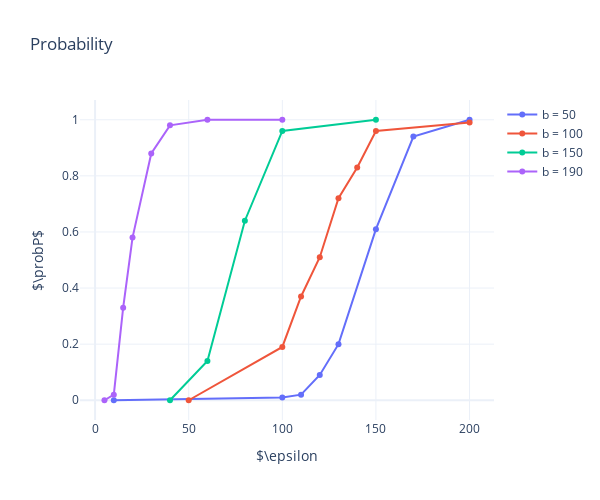

Notebook code for this chart:
### Markdown cell above
Result

### Code cell
probs = pd.DataFrame([

    (50, 10, 0),
    (50, 100, 0.01),
    (50, 110, 0.02),
    (50, 120, 0.09),
    (50, 130, 0.20),
    (50, 150, 0.61),
    (50, 170, 0.94),
    (50, 200, 1),


    (100, 50, 0),
    (100, 100, 0.19),
    (100, 110, 0.37),
    (100, 120, 0.51),
    (100, 130, 0.72),
    (100, 140, 0.83),
    (100, 150, 0.96),
    (100, 200, 0.99),


    (150, 40, 0),
    (150, 60, 0.14),
    (150, 80, 0.64),
    (150, 100, 0.96),
    (150, 150, 1),


    (190, 5, 0),
    (190, 10, 0.02),
    (190, 15, 0.33),
    (190, 20, 0.58),
    (190, 30, 0.88),
    (190, 40, 0.98),
    (190, 60, 1),
    (190, 100, 1)

], columns =['b','eps','p'])



fig = get_white_fig()
fig.update_layout(title=f"Probability")
fig.update_layout(xaxis={"title": r'$\epsilon'}, yaxis={
                      "title": r'$\probP$'})
for curb, points in probs.groupby("b"):
    fig.add_trace(go.Scatter(x=points.eps, 
                             y=points.p, name=f"b = {curb}"))
    
fig.show()

### Figure 1 — Plotly figure (JSON) as saved in the notebook; plotly's stock layout.template omitted (floating-point values rounded to 4 significant figures)
{"data": [{"name": "b = 50", "type": "scatter", "x": [10, 100, 110, 120, 130, 150, 170, 200], "y": [0, 0.01, 0.02, 0.09, 0.2, 0.61, 0.94, 1]}, {"name": "b = 100", "type": "scatter", "x": [50, 100, 110, 120, 130, 140, 150, 200], "y": [0, 0.19, 0.37, 0.51, 0.72, 0.83, 0.96, 0.99]}, {"name": "b = 150", "type": "scatter", "x": [40, 60, 80, 100, 150], "y": [0, 0.14, 0.64, 0.96, 1]}, {"name": "b = 190", "type": "scatter", "x": [5, 10, 15, 20, 30, 40, 60, 100], "y": [0, 0.02, 0.33, 0.58, 0.88, 0.98, 1, 1]}], "layout": {"height": 500, "title": {"text": "Probability"}, "width": 600, "xaxis": {"title": {"text": "$\\epsilon"}}, "yaxis": {"title": {"text": "$\\probP$"}}}}
